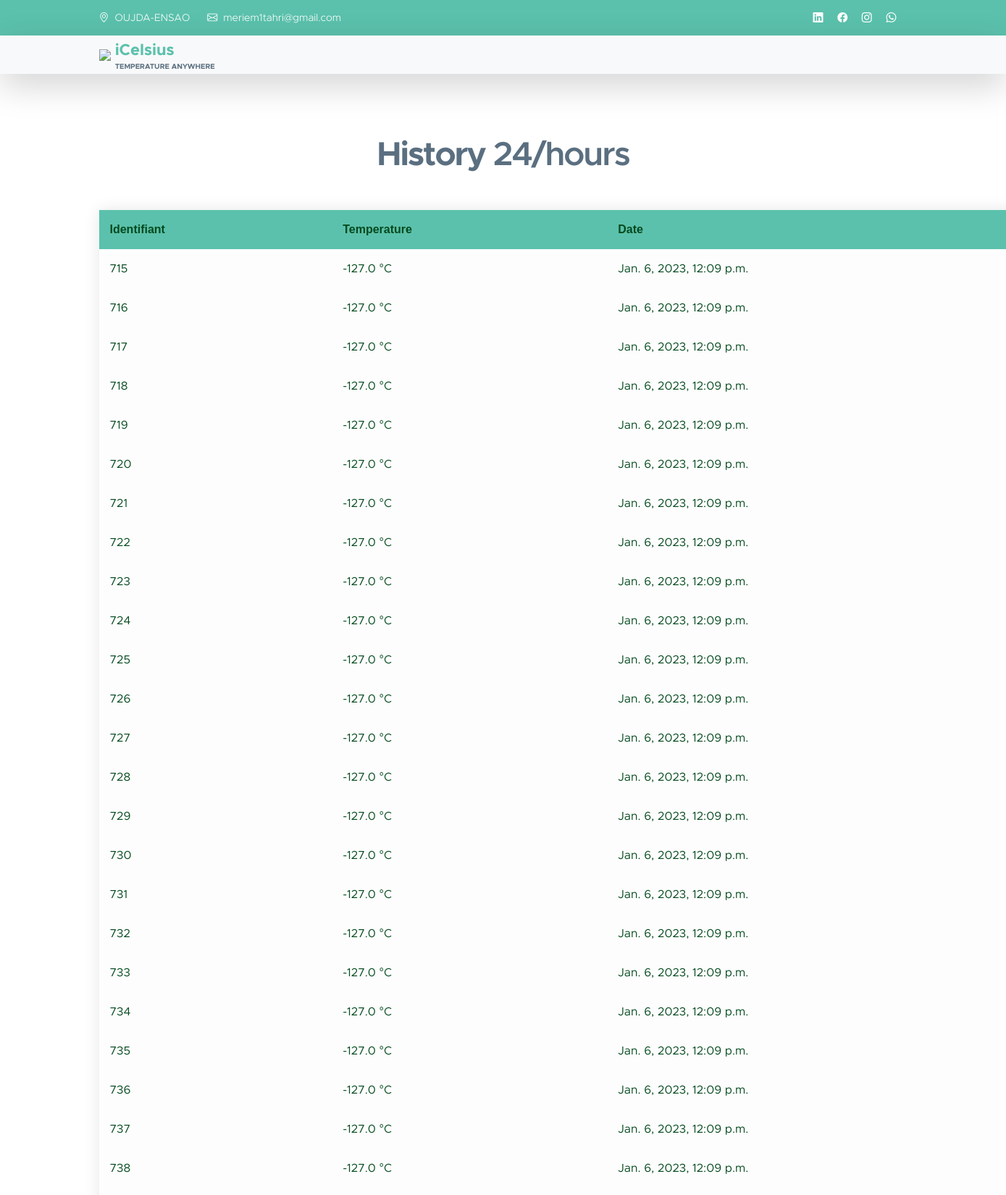
The app's page /history24 (upper part) with its own data.
### Myapp/models.py (models this page shows, shortened)
class Dht(models.Model):
       temp = models.FloatField(null=True)
       hum = models.FloatField(null=True)
       dt = models.DateTimeField(auto_now_add=True,null=True)

### Myapp/views.py (the view)
# urls.py: path('history24', views.history24, name='history24'),
def history24(request):
    ab=len(Dht.objects.all())
    tab = Dht.objects.all()[ab-72:ab]
    s = {'tab': tab}
    return render(request, 'history24.html', s)

### Myapp/templates/history24.html (shortened to what this page needs)
<!doctype html>
{% load static %}
<html lang="en">
<head>
        <link href="{%static 'css/bootstrap.min.css'%}" rel="stylesheet">
        <link href="{%static 'css/bootstrap-icons.css'%}" rel="stylesheet">
        <link href="{%static 'css/templatemo-kind-heart-charity.css'%}" rel="stylesheet">
    </head>
<body id="section_1">
<header class="site-header">
            <div class="container">
                <div class="row">
                    <div class="col-lg-8 col-12 d-flex flex-wrap">
                        <p class="d-flex me-4 mb-0">
                            <i class="bi-geo-alt me-2"></i>
                            OUJDA-ENSAO
                        </p>
                        <p class="d-flex mb-0">
                            <i class="bi-envelope me-2"></i>
                            <a href="mailto:meriem1tahri@gmail.com">
                                meriem1tahri@gmail.com
                            </a>
                        </p>
                    </div>
                    <div class="col-lg-3 col-12 ms-auto d-lg-block d-none">
                        <ul class="social-icon">
                            <li class="social-icon-item">
                                    <a href="https://www.linkedin.com/in/meriem-tahri-a4921a240/" class="social-icon-link bi-linkedin"></a>
                            </li>
                            <li class="social-icon-item">
                                <a href="https://web.facebook.com/riem.mee24/" class="social-icon-link bi-facebook"></a>
                            </li>
                            <li class="social-icon-item">
                                <a href="https://www.instagram.com/tahrii_meriiem/" class="social-icon-link bi-instagram"></a>
                            </li>
                            <li class="social-icon-item">
                                <a href="#" class="social-icon-link bi-whatsapp"></a>
                            </li>
                        </ul>
                    </div>
                </div>
            </div>
        </header>
<nav class="navbar navbar-expand-lg bg-light shadow-lg" z-index="1">
            <div class="container">
                <a class="navbar-brand" href="http://127.0.0.1:8000">
                    <img src="https://cdn-icons-png.flaticon.com/512/661/661346.png" class="logo img-fluid" >
                    <span>
                        iCelsius
                        <small>temperature anywhere</small>
                    </span>
                </a>
            </div>
        </nav>
<main>
    <section class="section-padding" id="sect">
                <div class="container">
                        <div class="col-lg-10 col-12 text-center mx-auto">
                            <h2 class="mb-5"><strong>History </strong> 24/hours</h2>
                        </div>
                        <div class="containerhistory24">
                            <table id="table">
                                <thead id="thead">
                                <tr>
                                    <th class="th">Identifiant</th>
                                    <th class="th">Temperature</th>
                                    <th class="th">Date</th>
                                </tr>
                                </thead>
                                <tbody class="tbody">
                                {% for i in tab %}
                                <tr>
                                    <td class="td">{{i.id}}</td>
                                    <td class="td">{{i.temp}} °C</td>
                                    <td class="td">{{i.dt}}</td>
                                </tr>
                                {%endfor%}
                                </tbody>
                            </table>
                        </div>
                    </div>
    </section>
</main>
    </body>
</html>

### static/css/templatemo-kind-heart-charity.css (style rules this page uses)
:root { --white-color: #ffffff; --primary-color: #5bc1ac; --secondary-color: #5a6f80; --section-bg-color: #f0f8ff; --site-footer-bg-color: #44525d; --custom-btn-bg-color: #597081; --custom-btn-bg-hover-color: #5bc1ac; --dark-color: #000000; --p-color: #717275; --border-color: #e9eaeb; --body-font-family: 'Metropolis', sans-serif; --h1-font-size: 52px; --h2-font-size: 46px; --h3-font-size: 32px; --h4-font-size: 28px; --h5-font-size: 24px; --h6-font-size: 22px; --p-font-size: 16px; --btn-font-size: 18px; --copyright-font-size: 14px; --border-radius-large: 100px; --border-radius-medium: 20px; --border-radius-small: 10px; --font-weight-light: 300; --font-weight-normal: 400; --font-weight-semibold: 600; --font-weight-bold: 700; }
body { background-color: var(--white-color); font-family: var(--body-font-family); }
h2, h3, h4, h5, h6 { color: var(--dark-color); }
h1, h2, h3, h4, h5, h6 { font-weight: var(--font-weight-semibold); letter-spacing: -1px; }
h2 { color: var(--secondary-color); font-size: var(--h2-font-size); letter-spacing: -2px; }
p { color: var(--p-color); font-size: var(--p-font-size); font-weight: var(--font-weight-light); }
ul li { color: var(--p-color); font-size: var(--p-font-size); font-weight: var(--font-weight-normal); }
a, button { touch-action: manipulation; transition: all 0.3s; }
a { color: var(--p-color); text-decoration: none; }
b, strong { font-weight: var(--font-weight-bold); }
.section-padding { padding-top: 85px; padding-bottom: 100px; }
.navbar { background: var(--white-color); z-index: 9; padding-top: 0; padding-bottom: 0; }
.navbar-brand { color: var(--primary-color); font-size: var(--h6-font-size); font-weight: var(--font-weight-bold); }
.navbar-brand span { display: inline-block; vertical-align: middle; }
.navbar-brand small { color: var(--secondary-color); display: block; font-size: 10px; line-height: normal; text-transform: uppercase; }
.logo { width: 80px; height: auto; }
.site-header { background: var(--primary-color); padding-top: 15px; padding-bottom: 10px; }
.site-header p, .site-header p a, .site-header .social-icon-link { color: var(--white-color); font-size: var(--copyright-font-size); }
.site-header .social-icon { text-align: right; }
.site-header .social-icon-link { background: transparent; width: inherit; height: inherit; line-height: inherit; margin-right: 15px; }
.social-icon { margin: 0; padding: 0; }
.social-icon-item { list-style: none; display: inline-block; vertical-align: top; }
.social-icon-link { background: var(--site-footer-bg-color); border-radius: var(--border-radius-large); color: var(--white-color); font-size: var(--copyright-font-size); display: block; margin-right: 5px; text-align: center; width: 35px; height: 35px; line-height: 38px; }
#table { width: 1337px;; border-collapse: collapse; overflow: hidden; box-shadow: 0 0 20px rgba(0, 0, 0, 0.1); }
.th, .td { padding: 15px; background-color: rgb(253, 253, 253); color: rgb(4, 74, 30); }
.th { text-align: left; }
#thead .th { background-color: #5bc1ac; font-family: 'Trebuchet MS', 'Lucida Sans Unicode', 'Lucida Grande', 'Lucida Sans', Arial, sans-serif; }

### records on screen
Dht: id "715", temp "-127.0", dt "Jan. 6, 2023, 12:09 p.m."
Dht: id "716", temp "-127.0", dt "Jan. 6, 2023, 12:09 p.m."
Dht: id "717", temp "-127.0", dt "Jan. 6, 2023, 12:09 p.m."
Dht: id "718", temp "-127.0", dt "Jan. 6, 2023, 12:09 p.m."
Dht: id "719", temp "-127.0", dt "Jan. 6, 2023, 12:09 p.m."
Dht: id "720", temp "-127.0", dt "Jan. 6, 2023, 12:09 p.m."
Dht: id "721", temp "-127.0", dt "Jan. 6, 2023, 12:09 p.m."
Dht: id "722", temp "-127.0", dt "Jan. 6, 2023, 12:09 p.m."
Dht: id "723", temp "-127.0", dt "Jan. 6, 2023, 12:09 p.m."
Dht: id "724", temp "-127.0", dt "Jan. 6, 2023, 12:09 p.m."
Dht: id "725", temp "-127.0", dt "Jan. 6, 2023, 12:09 p.m."
Dht: id "726", temp "-127.0", dt "Jan. 6, 2023, 12:09 p.m."
Dht: id "727", temp "-127.0", dt "Jan. 6, 2023, 12:09 p.m."
Dht: id "728", temp "-127.0", dt "Jan. 6, 2023, 12:09 p.m."
Dht: id "729", temp "-127.0", dt "Jan. 6, 2023, 12:09 p.m."
Dht: id "730", temp "-127.0", dt "Jan. 6, 2023, 12:09 p.m."
Dht: id "731", temp "-127.0", dt "Jan. 6, 2023, 12:09 p.m."
Dht: id "732", temp "-127.0", dt "Jan. 6, 2023, 12:09 p.m."
Dht: id "733", temp "-127.0", dt "Jan. 6, 2023, 12:09 p.m."
Dht: id "734", temp "-127.0", dt "Jan. 6, 2023, 12:09 p.m."
Dht: id "735", temp "-127.0", dt "Jan. 6, 2023, 12:09 p.m."
Dht: id "736", temp "-127.0", dt "Jan. 6, 2023, 12:09 p.m."
Dht: id "737", temp "-127.0", dt "Jan. 6, 2023, 12:09 p.m."
Dht: id "738", temp "-127.0", dt "Jan. 6, 2023, 12:09 p.m."
